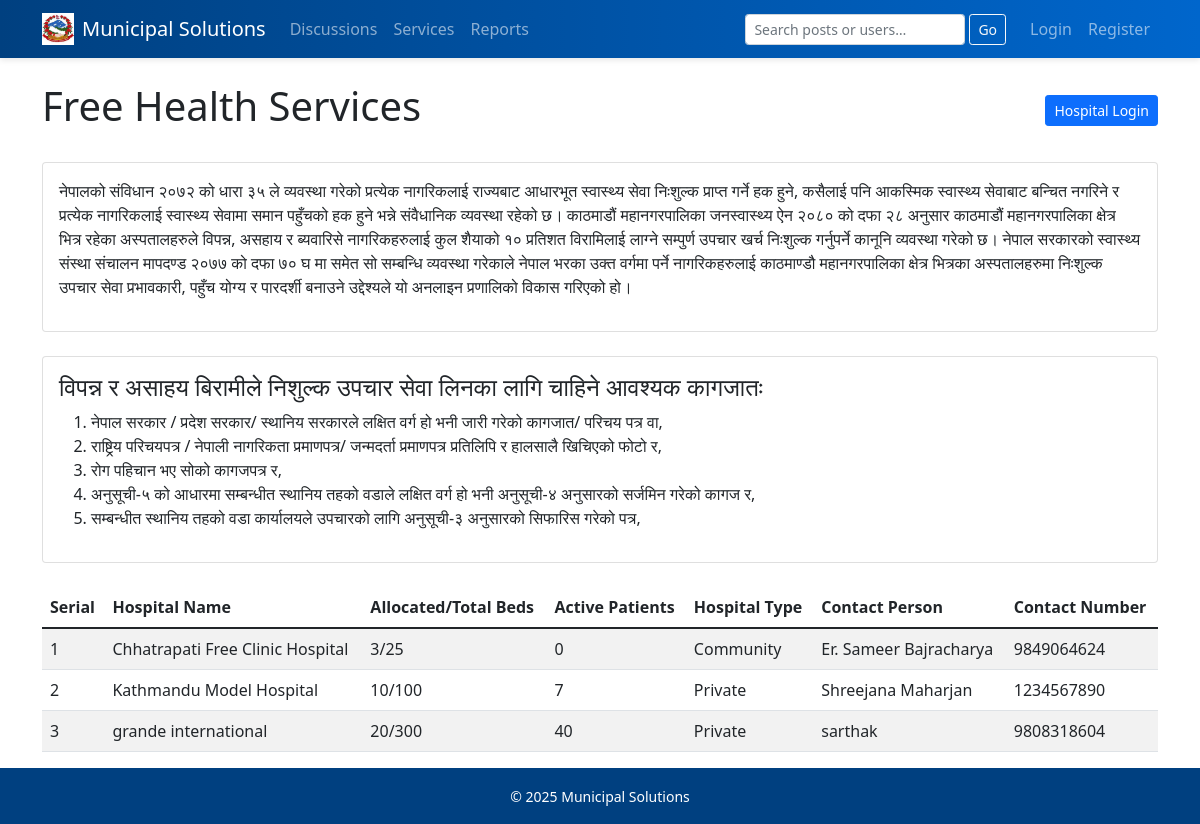
/services/free-health/, run on an earlier commit of the app's database.
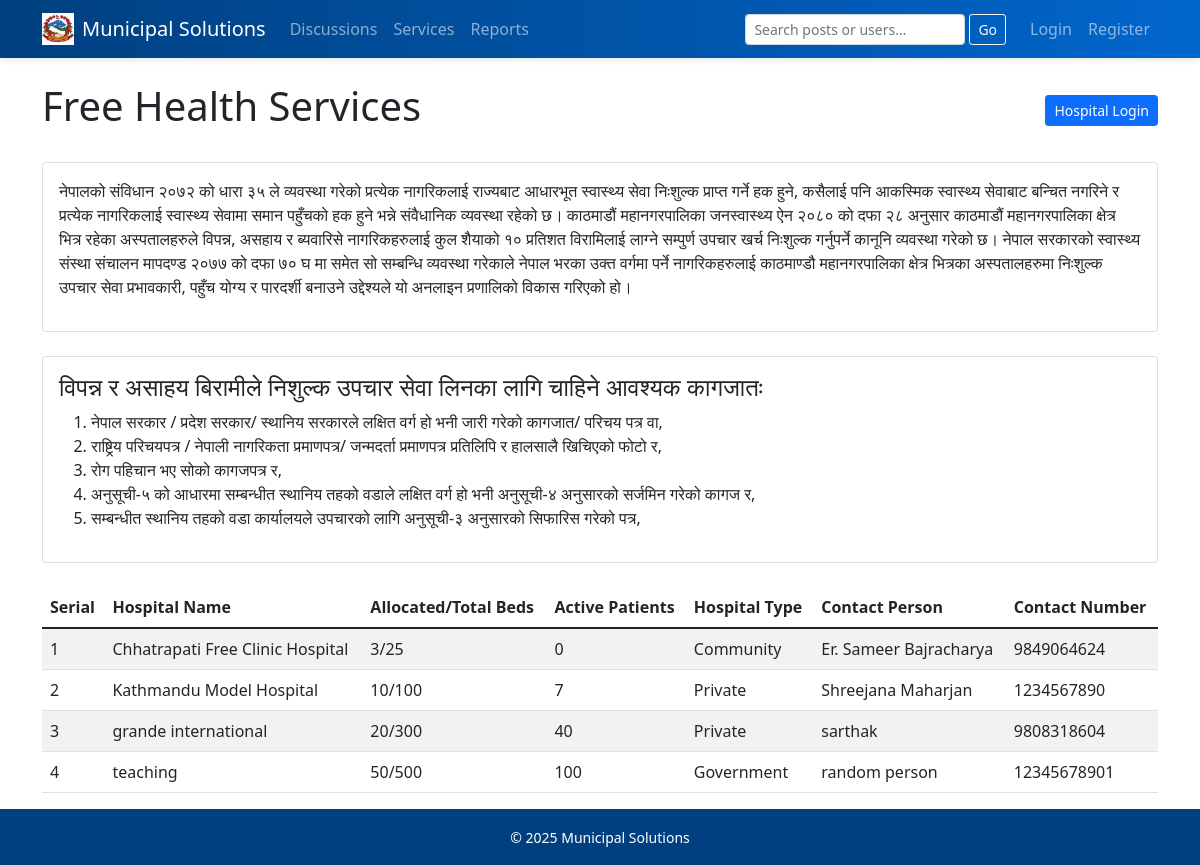
And on a later commit of the database.
### services/models.py (models this page shows, shortened)
class Hospital(models.Model):
    HOSPITAL_TYPE_CHOICES = [
        ('Community', 'Community'),
        ('Private', 'Private'),
        ('Government', 'Government'),
    ]
    name = models.CharField("Hospital Name", max_length=255)
    allocated_beds = models.PositiveIntegerField("Allocated Beds")
    total_beds     = models.PositiveIntegerField("Total Beds")
    active_patients = models.PositiveIntegerField("Active Patients")
    hospital_type  = models.CharField("Hospital Type", max_length=20, choices=HOSPITAL_TYPE_CHOICES)
    contact_person = models.CharField("Contact Person", max_length=100)
    contact_number = models.CharField("Contact Number", max_length=20)
    class Meta:
        verbose_name = "Hospital"
        verbose_name_plural = "Hospitals"

### services/views.py (the view)
# urls.py: path('services/free-health/', views.free_health_services, name='free_health_services'),
def free_health_services(request):
    hospitals = Hospital.objects.all().order_by('id')
    return render(request, 'services/free_health_services.html', {
        'hospitals': hospitals
    })

### templates/services/free_health_services.html (shortened to what this page needs)
{% extends "base.html" %}
{% block content %}
  <div class="d-flex justify-content-between align-items-center mb-4">
    <h1>Free Health Services</h1>
    <a href="https://freehealth.kathmandu.gov.np/h_login/"
       class="btn btn-primary btn-sm">
      Hospital Login
    </a>
  </div>
  <div class="card mb-4">
    <div class="card-body">
      <p>
        नेपालको संविधान २०७२ को धारा ३५ ले व्यवस्था गरेको प्रत्येक नागरिकलाई राज्यबाट आधारभूत स्वास्थ्य सेवा निःशुल्क प्राप्त गर्ने हक हुने, कसैलाई पनि आकस्मिक स्वास्थ्य सेवाबाट बन्चित नगरिने र प्रत्येक नागरिकलाई स्वास्थ्य सेवामा समान पहुँचको हक हुने भन्ने संवैधानिक व्यवस्था रहेको छ। काठमाडौं महानगरपालिका जनस्वास्थ्य ऐन २०८० को दफा २८ अनुसार काठमाडौं महानगरपालिका क्षेत्र भित्र रहेका अस्पतालहरुले विपन्न, असहाय र ब्यवारिसे नागरिकहरुलाई कुल शैयाको १० प्रतिशत विरामिलाई लाग्ने सम्पुर्ण उपचार खर्च निःशुल्क गर्नुपर्ने कानूनि व्यवस्था गरेको छ। नेपाल सरकारको स्वास्थ्य संस्था संचालन मापदण्ड २०७७ को दफा ७० घ मा समेत सो सम्बन्धि व्यवस्था गरेकाले नेपाल भरका उक्त वर्गमा पर्ने नागरिकहरुलाई काठमाण्डौ महानगरपालिका क्षेत्र भित्रका अस्पतालहरुमा निःशुल्क उपचार सेवा प्रभावकारी, पहुँच योग्य र पारदर्शी बनाउने उद्देश्यले यो अनलाइन प्रणालिको विकास गरिएको हो।
      </p>
    </div>
  </div>
  <div class="card mb-4">
    <div class="card-body">
      <h4 class="card-title">
        विपन्न र असाहय बिरामीले निशुल्क उपचार सेवा लिनका लागि चाहिने आवश्यक कागजातः
      </h4>
      <ol>
        <li>नेपाल सरकार / प्रदेश सरकार/ स्थानिय सरकारले लक्षित वर्ग हो भनी जारी गरेको कागजात/ परिचय पत्र वा,</li>
        <li>राष्ट्रिय परिचयपत्र / नेपाली नागरिकता प्रमाणपत्र/ जन्मदर्ता प्रमाणपत्र प्रतिलिपि र हालसालै खिचिएको फोटो र,</li>
        <li>रोग पहिचान भए सोको कागजपत्र र,</li>
        <li>अनुसूची-५ को आधारमा सम्बन्धीत स्थानिय तहको वडाले लक्षित वर्ग हो भनी अनुसूची-४ अनुसारको सर्जमिन गरेको कागज र,</li>
        <li>सम्बन्धीत स्थानिय तहको वडा कार्यालयले उपचारको लागि अनुसूची-३ अनुसारको सिफारिस गरेको पत्र,</li>
      </ol>
    </div>
  </div>
  <table class="table table-striped">
    <thead>
      <tr>
        <th>Serial</th>
        <th>Hospital Name</th>
        <th>Allocated/Total Beds</th>
        <th>Active Patients</th>
        <th>Hospital Type</th>
        <th>Contact Person</th>
        <th>Contact Number</th>
      </tr>
    </thead>
    <tbody>
      {% for hosp in hospitals %}
        <tr>
          <td>{{ forloop.counter }}</td>
          <td>{{ hosp.name }}</td>
          <td>{{ hosp.allocated_beds }}/{{ hosp.total_beds }}</td>
          <td>{{ hosp.active_patients }}</td>
          <td>{{ hosp.hospital_type }}</td>
          <td>{{ hosp.contact_person }}</td>
          <td>{{ hosp.contact_number }}</td>
        </tr>
      {% empty %}
        <tr>
          <td colspan="7">No hospital data yet. Head to the admin panel to add entries.</td>
        </tr>
      {% endfor %}
    </tbody>
  </table>
{% endblock %}

What changed in the data, as far as the page shows it:
added Hospital: name "teaching", allocated_beds "50", total_beds "500", active_patients "100", hospital_type "Government", contact_person "random person", contact_number "12345678901"
